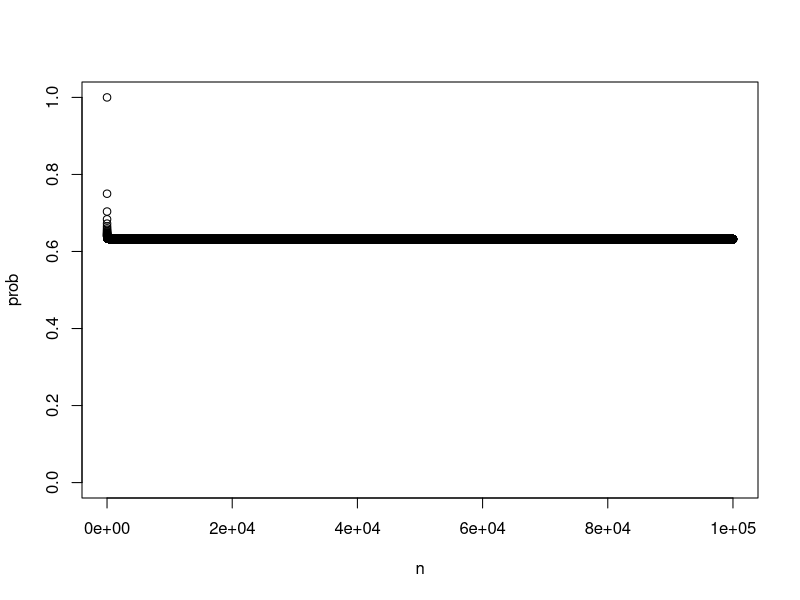
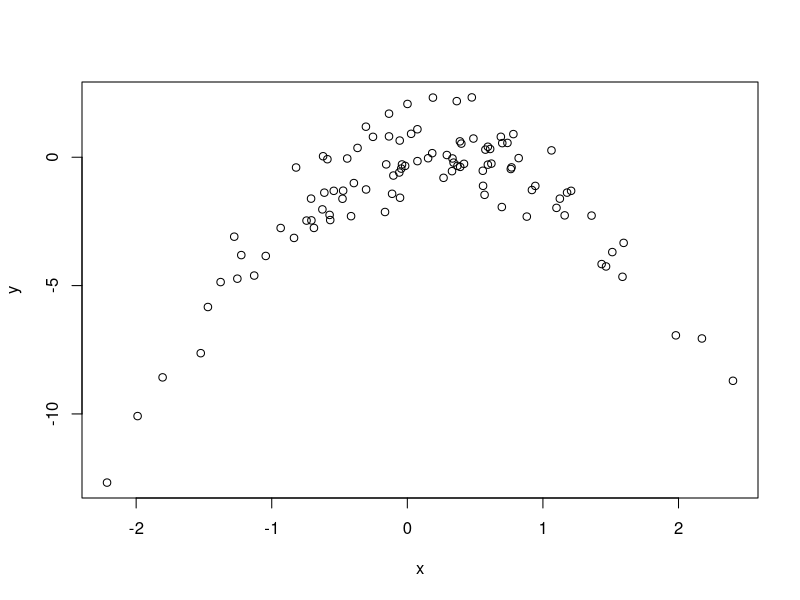
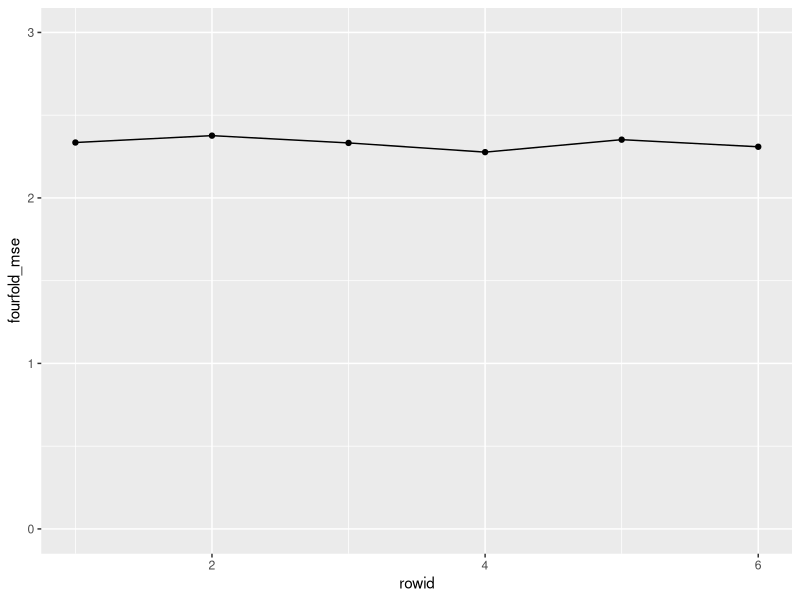
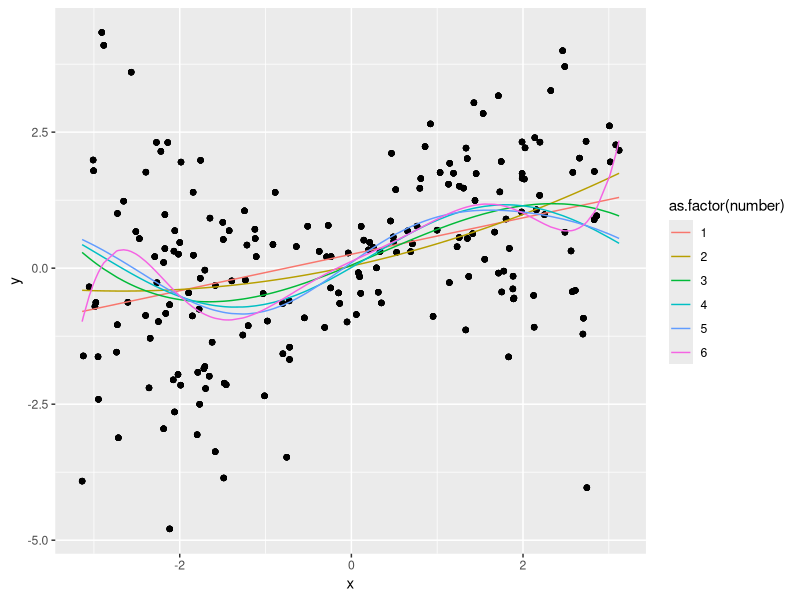

Reproduce these figures in R, in order.
## ---- chunk 1
knitr::opts_chunk$set(echo = TRUE, warning=FALSE, message=FALSE, 
                      results='show', cache=TRUE, autodep=TRUE)
## ---- chunk 2
prob_in_sample <- function(n) {
  return(1 - (1 - 1/n)^n)
}
d <- data.frame(n = 1:1e5)
d$prob = prob_in_sample(d$n)
plot(prob ~ n, data = d, ylim = c(0, 1))
## ---- chunk 3
store=rep(NA, 1e4)
for(i in 1:1e4) {
  store[i]= sum(sample(1:100, rep=TRUE) == 4) > 0 
}
mean(store)
## ---- chunk 4
set.seed(1)
x <- rnorm(100)
y <- x - 2*x^2 + rnorm(100)
## ---- chunk 5
plot(y~x)
## ---- chunk 6
set.seed(2)
a <- data.frame(x = x, y = y)
## ---- chunk 7
models = list(
  function (d) { lm(y ~ x, data = d) },
  function (d) { lm(y ~ x + I(x^2), data = d) },
  function (d) { lm(y ~ x + I(x^2) + I(x^3), data = d) },
  function (d) { lm(y ~ x + I(x^2) + I(x^3) + I(x^4), data = d) }
)
## ---- chunk 8
loocv <- function(mod_fun, d) {
  mse <- 1:nrow(d)
  for (i in 1:nrow(d)) {
    m <- mod_fun(d[-i,])
    mse[i] <- (d$y[i] - predict(m, newdata = d[i,]))^2
  }
  return(mean(mse))
}
## ---- chunk 9
library(purrr)
map_dbl(models, ~loocv(., a))
## ---- chunk 10
set.seed(3)
map_dbl(models, ~loocv(., a))
## ---- chunk 11
library(broom)
map(models, ~tidy(.(a)))
## ---- chunk 12
library(tidyverse)
library(rsample)
library(magrittr)

set.seed(8456)

d <- tibble(
  x = runif(200, -pi, pi),
  y = rnorm(200, sin(x), 0.5 * abs(x) + 0.5)
)
d
## ---- chunk 13
models <- tibble(
  model = list(
    function (d) { lm(y ~ x, data = d) }, 
    function (d) { lm(y ~ x + I(x^2), data = d) },
    function (d) { lm(y ~ x + I(x^2) + I(x^3), data = d) },
    function (d) { lm(y ~ I(sin(x)) + I(cos(x)), data = d) },
    function (d) { 
      lm(y ~ 1 + I(sin(x)) + I(cos(x)) + I(sin(2 * x)) + I(cos(2 * x)), data = d) 
    },
    function (d) { 
      lm(
        y ~ x + I(x^2) + I(x^3) + I(sin(x)) + 
          I(cos(x))  + I(sin(2 * x)) + I(cos(2 * x)), 
        data = d) 
    }
  )
)
models %<>% rowid_to_column()
## ---- chunk 14
fold_mse <- function (mod_fun, splits) {
  map_dbl(
    splits,
    function (split) {
      trained_mod <- mod_fun(analysis(split))
      broom::augment(trained_mod, newdata = assessment(split)) %>%
        summarise(mse = mean((y - .fitted)^2)) %>%
        .$mse
    }
  )
}

cv_mse <- function (mods, splits) {
  if(!is_list(mods)) { # so cv_mse works with one function or a list of funs
    mods <- list(mods)
  }
  map_dbl(mods, ~mean(fold_mse(., splits)))
}
## ---- chunk 15
cv_folds <- vfold_cv(d, v = 4)
models %<>%
  mutate(fourfold_mse = cv_mse(model, cv_folds$splits))
models
## ---- chunk 16
models %>%
  ggplot(aes(x = rowid, y = fourfold_mse)) + 
  geom_point() + 
  geom_line() + 
  ylim(0, 3)
## ---- chunk 17
pmap_dfr(
  list(models$model, models$rowid),
  function (fun, num) {
    d %>%
      mutate(pred = predict(fun(d), newdata = d)) %>%
      mutate(number = num)
  }
) %>%
  ggplot(aes(x = x)) + 
  geom_point(aes(y = y)) + 
  geom_line(aes(y = pred, color = as.factor(number)))
